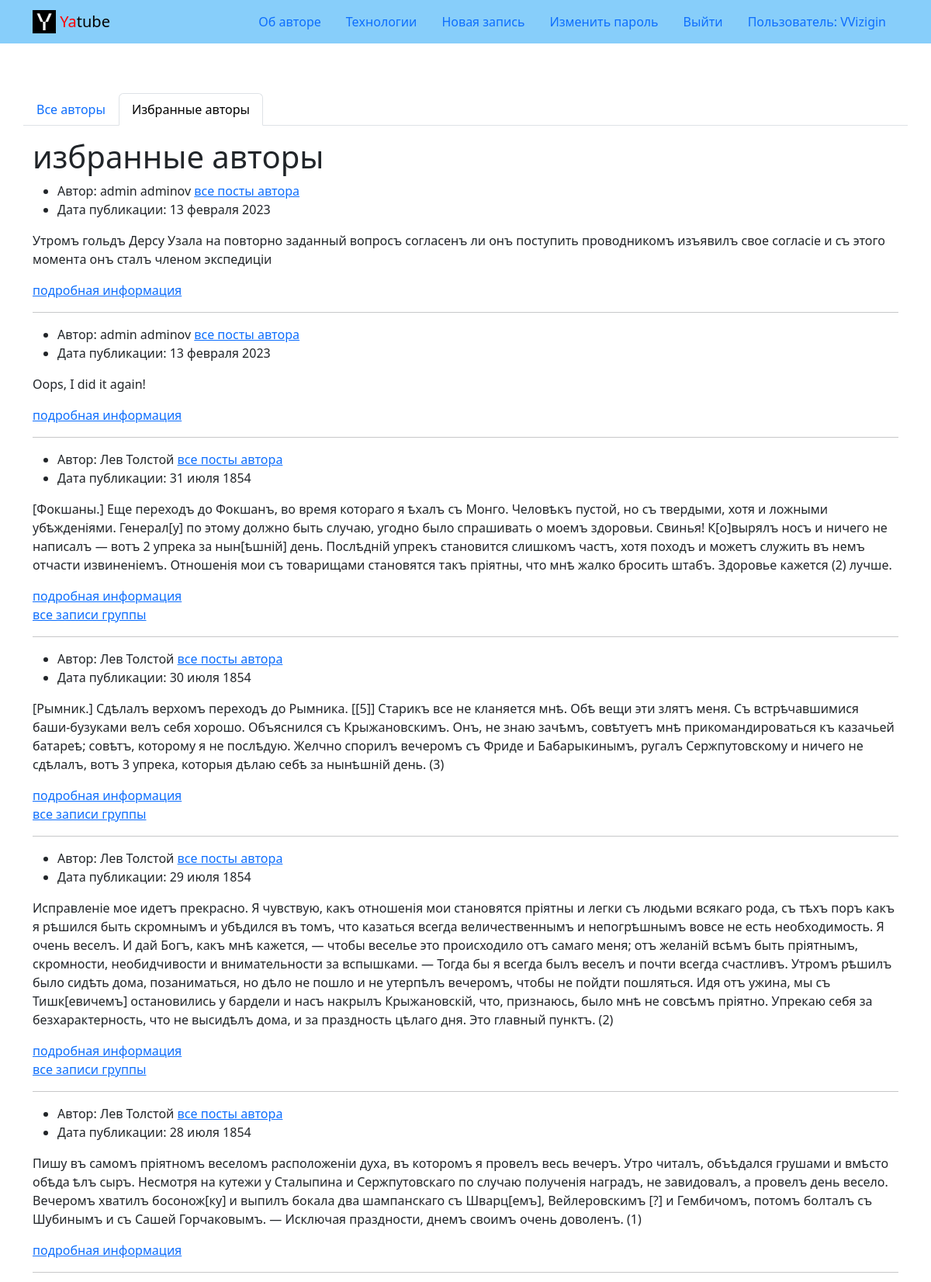
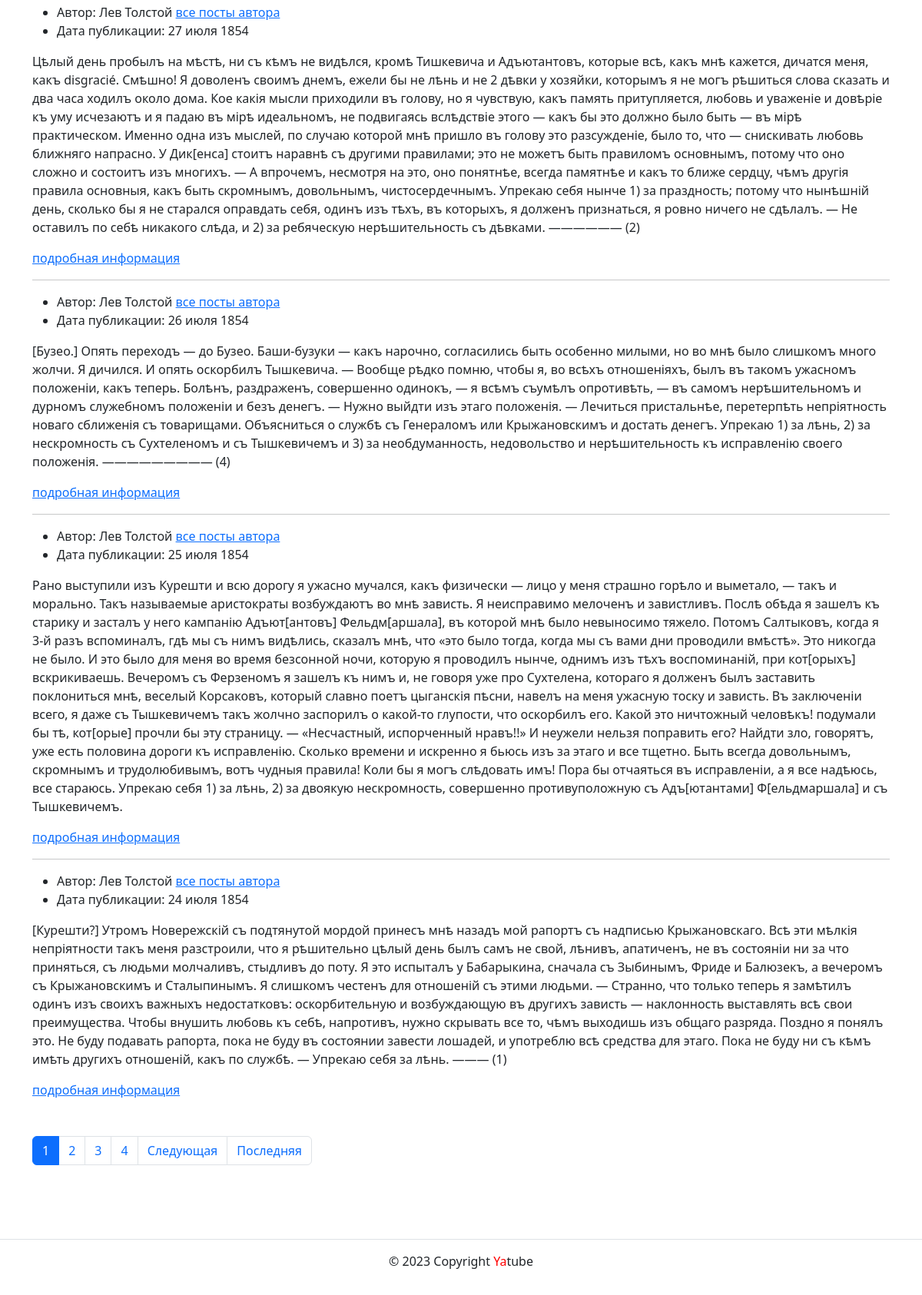
Screenshot of /auth/follow/ (signed in) with the database file from the repository (2 pictures, top to bottom).
### posts/models.py (models this page shows, shortened)
class Post(models.Model):
    text = models.TextField(
        help_text="Текст поста",
        verbose_name="Введите текст поста",
    )
    pub_date = models.DateTimeField(
        auto_now_add=True,
        verbose_name="Укажите дату публикации",
        help_text="Дата поста",
    )
    author = models.ForeignKey(
        User,
        on_delete=models.CASCADE,
        related_name='posts',
        verbose_name='Автор',
        help_text="Автор поста",
    )
    group = models.ForeignKey(
        'Group',
        blank=True,
        null=True,
        on_delete=models.SET_NULL,
        related_name='posts',
        help_text="Выбрать группу",
        verbose_name='Группа'
    )
    image = models.ImageField(
        'Картинка',
        upload_to='posts/',
        blank=True
    )
    class Meta:
        ordering = ('-pub_date',)
        verbose_name = "Пост"
        verbose_name_plural = "Посты"

### posts/views.py (the view)
# urls.py: path('follow/', views.follow_index, name='follow_main'),
@login_required
def follow_index(request):
    page_obj = get_paginator(Post.objects.filter(
        author__following__user=request.user), request)
    context = {
        'page_obj': page_obj,
        'follow': True
    }
    return render(request, 'posts/follow.html', context)

### core/context_processors/year.py (called while the page is built)
def year(request):
    dt = timezone.now().year
    """Добавляет переменную с текущим годом."""
    return {
        'year': dt
    }

### posts/views.py (called while the page is built)
def get_paginator(items_list, request, page_param='page'):
    paginator = Paginator(items_list, POSTS_PER_PAGE)
    page_number = request.GET.get(page_param)
    return paginator.get_page(page_number)

### templates/posts/follow.html (shortened to what this page needs)
{% extends 'base.html' %}
{% load cache %}
{% load thumbnail %}
{% block content %}
  {% include 'posts/includes/switcher.html' %}
  {% cache 20 follow_content %}
    <h1>избранные авторы</h1>
    {% for post in page_obj %}
      {% include "posts/post_info.html" with show_link=True %}
    {% endfor %}
    {% include 'posts/includes/paginator.html' %}
  {% endcache %}
{% endblock %}

### templates/includes/header.html (shortened to what this page needs)
<header>
  {% load static %}
  <nav class="navbar navbar-light" style="background-color: lightskyblue">
    <div class="container">
      <a class="navbar-brand" href="{% url 'posts_app:main' %}">
        <img src="{% static 'img/logo.png' %}" width="30" height="30" class="d-inline-block align-top" alt="">
        <span style="color:red">Ya</span>tube
      </a>
      <ul class="nav nav-pills">
        <li class="nav-item">
          <a class="nav-link {% if request.resolver_match.view_name  == 'about:author' %}active{% endif %}" href="{% url 'about:author' %}">
            Об&nbsp;авторе
          </a>
        </li>
        <li class="nav-item">
          <a class="nav-link {% if request.resolver_match.view_name  == 'about:tech' %}active{% endif %}" href="{% url 'about:tech' %}">
            Технологии
          </a>
        </li>
        {% if request.user.is_authenticated %}
          <li class="nav-item">
            <a class="nav-link {% if request.resolver_match.view_name  == 'posts_app:post_create' %}active{% endif %}" href="{% url 'posts_app:post_create' %}">
              Новая&nbsp;запись
            </a>
          </li>
          <li class="nav-item">
            <a class="nav-link {% if request.resolver_match.view_name  == 'users:password_change_form' %}active{% endif %}"
               href="{% url 'users:password_change_form' %}">
              Изменить&nbsp;пароль
            </a>
          </li>
          <li class="nav-item">
            <a class="nav-link {% if request.resolver_match.view_name  == 'users:logout' %}active{% endif %}"
               href="{% url 'users:logout' %}">
              Выйти
            </a>
          </li>
          <li class="nav-item">
            <a class="nav-link">Пользователь:&nbsp;{{ request.user.username }}</a>
          </li>
        {% endif %}
      </ul>
    </div>
  </nav>
</header>

### templates/posts/post_info.html (shortened to what this page needs)
{% load thumbnail %}
<article>
  <ul>
    {% if not author_hide %}
      <li>
        Автор: {{ post.author.get_full_name }}
        <a href="{% url 'posts_app:profile' post.author %}">все посты автора</a>
      </li>
    {% endif %}
    <li>
      Дата публикации: {{ post.pub_date|date:"d E Y" }}
    </li>
  </ul>
  <p>{{ post.text }}</p>
  <a href="{% url 'posts_app:post_detail' post.id %}">подробная информация</a>
</article>
{% if show_link and post.group %}
  <a href="{% url 'posts_app:group_list' post.group.slug %}">все записи группы</a>
{% endif %}
{% if not forloop.last %}<hr>{% endif %}

### rows the page displays
Post: author.get_full_name "admin adminov", pub_date "13 февраля 2023", text "Утромъ гольдъ Дерсу Узала на повторно заданный вопросъ согласенъ ли онъ поступить проводникомъ изъявилъ свое согласіе и съ этого момента онъ сталъ членом экспедиціи"
Post: author.get_full_name "admin adminov", pub_date "13 февраля 2023", text "Oops, I did it again!"
Post: author.get_full_name "Лев Толстой", pub_date "31 июля 1854", text "[Фокшаны.] Еще переходъ до Фокшанъ, во время котораго я ѣхалъ съ Монго. Человѣкъ пустой, но съ твердыми, хотя и ложными убѣжденіями. Генерал[у] по этому должно быть случаю, угодно было спрашивать о моемъ здоровьи. Свинья! К[о]вырялъ носъ и ничего не написалъ — вотъ 2 упрека за нын[ѣшній] день. Послѣдній упрекъ становится слишкомъ частъ, хотя походъ и можетъ служить въ немъ отчасти извиненіемъ. Отношенія мои съ товарищами становятся такъ пріятны, что мнѣ жалко бросить штабъ. Здоровье кажется (2) лучше.", shows "все записи группы"
Post: author.get_full_name "Лев Толстой", pub_date "30 июля 1854", text "[Рымник.] Сдѣлалъ верхомъ переходъ до Рымника. [[5]] Старикъ все не кланяется мнѣ. Обѣ вещи эти злятъ меня. Съ встрѣчавшимися баши-бузуками велъ себя хорошо. Объяснился съ Крыжановскимъ. Онъ, не знаю зачѣмъ, совѣтуетъ мнѣ прикомандироваться къ казачьей батареѣ; совѣтъ, которому я не послѣдую. Желчно спорилъ вечеромъ съ Фриде и Бабарыкинымъ, ругалъ Сержпутовскому и ничего не сдѣлалъ, вотъ 3 упрека, которыя дѣлаю себѣ за нынѣшній день. (3)", shows "все записи группы"
Post: author.get_full_name "Лев Толстой", pub_date "29 июля 1854", text "Исправленіе мое идетъ прекрасно. Я чувствую, какъ отношенія мои становятся пріятны и легки съ людьми всякаго рода, съ тѣхъ поръ какъ я рѣшился быть скромнымъ и убѣдился въ томъ, что казаться всегда величественнымъ и непогрѣшнымъ вовсе не есть необходимость. Я очень веселъ. И дай Богъ, какъ мнѣ кажется, — чтобы веселье это происходило отъ самаго меня; отъ желаній всѣмъ быть пріятнымъ, скромности, необидчивости и внимательности за вспышками. — Тогда бы я всегда былъ веселъ и почти всегда счастливъ. Утромъ рѣшилъ было сидѣть дома, позаниматься, но дѣло не пошло и не утерпѣлъ вечеромъ, чтобы не пойдти пошляться. Идя отъ ужина, мы съ Тишк[евичемъ] остановились у бардели и насъ накрылъ…", shows "все записи группы"
Post: author.get_full_name "Лев Толстой", pub_date "28 июля 1854", text "Пишу въ самомъ пріятномъ веселомъ расположеніи духа, въ которомъ я провелъ весь вечеръ. Утро читалъ, объѣдался грушами и вмѣсто обѣда ѣлъ сыръ. Несмотря на кутежи у Сталыпина и Сержпутовскаго по случаю полученія наградъ, не завидовалъ, а провелъ день весело. Вечеромъ хватилъ босонож[ку] и выпилъ бокала два шампанскаго съ Шварц[емъ], Вейлеровскимъ [?] и Гембичомъ, потомъ болталъ съ Шубинымъ и съ Сашей Горчаковымъ. — Исключая праздности, днемъ своимъ очень доволенъ. (1)"
Post: author.get_full_name "Лев Толстой", pub_date "27 июля 1854", text "Цѣлый день пробылъ на мѣстѣ, ни съ кѣмъ не видѣлся, кромѣ Тишкевича и Адъютантовъ, которые всѣ, какъ мнѣ кажется, дичатся меня, какъ disgracié. Смѣшно! Я доволенъ своимъ днемъ, ежели бы не лѣнь и не 2 дѣвки у хозяйки, которымъ я не могъ рѣшиться слова сказать и два часа ходилъ около дома. Кое какія мысли приходили въ голову, но я чувствую, какъ память притупляется, любовь и уваженіе и довѣріе къ уму исчезаютъ и я падаю въ мірѣ идеальномъ, не подвигаясь вслѣдствіе этого — какъ бы это должно было быть — въ мірѣ практическом. Именно одна изъ мыслей, по случаю которой мнѣ пришло въ голову это разсужденіе, было то, что — снискивать любовь ближняго напрасно. У Дик[енса] стоитъ наравнѣ съ другими…"
Post: author.get_full_name "Лев Толстой", pub_date "26 июля 1854", text "[Бузео.] Опять переходъ — до Бузео. Баши-бузуки — какъ нарочно, согласились быть особенно милыми, но во мнѣ было слишкомъ много жолчи. Я дичился. И опять оскорбилъ Тышкевича. — Вообще рѣдко помню, чтобы я, во всѣхъ отношеніяхъ, былъ въ такомъ ужасномъ положеніи, какъ теперь. Болѣнъ, раздраженъ, совершенно одинокъ, — я всѣмъ съумѣлъ опротивѣть, — въ самомъ нерѣшительномъ и дурномъ служебномъ положеніи и безъ денегъ. — Нужно выйдти изъ этаго положенія. — Лечиться пристальнѣе, перетерпѣть непріятность новаго сближенія съ товарищами. Объясниться о службѣ съ Генераломъ или Крыжановскимъ и достать денегъ. Упрекаю 1) за лѣнь, 2) за нескромность съ Сухтеленомъ и съ Тышкевичемъ и 3) за…"
Post: author.get_full_name "Лев Толстой", pub_date "25 июля 1854", text "Рано выступили изъ Курешти и всю дорогу я ужасно мучался, какъ физически — лицо у меня страшно горѣло и выметало, — такъ и морально. Такъ называемые аристократы возбуждаютъ во мнѣ зависть. Я неисправимо мелоченъ и завистливъ. Послѣ обѣда я зашелъ къ старику и засталъ у него кампанію Адъют[антовъ] Фельдм[аршала], въ которой мнѣ было невыносимо тяжело. Потомъ Салтыковъ, когда я 3-й разъ вспоминалъ, гдѣ мы съ нимъ видѣлись, сказалъ мнѣ, что «это было тогда, когда мы съ вами дни проводили вмѣстѣ». Это никогда не было. И это было для меня во время безсонной ночи, которую я проводилъ нынче, однимъ изъ тѣхъ воспоминаній, при кот[орыхъ] вскрикиваешь. Вечеромъ съ Ферзеномъ я зашелъ къ нимъ и, не…"
Post: author.get_full_name "Лев Толстой", pub_date "24 июля 1854", text "[Курешти?] Утромъ Новережскій съ подтянутой мордой принесъ мнѣ назадъ мой рапортъ съ надписью Крыжановскаго. Всѣ эти мѣлкія непріятности такъ меня разстроили, что я рѣшительно цѣлый день былъ самъ не свой, лѣнивъ, апатиченъ, не въ состояніи ни за что приняться, съ людьми молчаливъ, стыдливъ до поту. Я это испыталъ у Бабарыкина, сначала съ Зыбинымъ, Фриде и Балюзекъ, а вечеромъ съ Крыжановскимъ и Сталыпинымъ. Я слишкомъ честенъ для отношеній съ этими людьми. — Странно, что только теперь я замѣтилъ одинъ изъ своихъ важныхъ недостатковъ: оскорбительную и возбуждающую въ другихъ зависть — наклонность выставлять всѣ свои преимущества. Чтобы внушить любовь къ себѣ, напротивъ, нужно скрывать все…"

### other values shown
{{ request.user.username }} "VVizigin"
{{ i }} "1"
{{ i }} "2" "3" "4"
